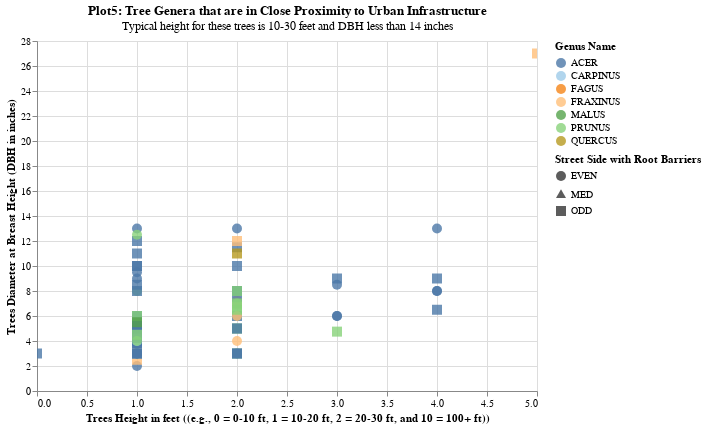

This figure's notebook cell:
### Markdown cell above
**Analysis iii:** To analyze trees in close proximity of urban infrastructures it could be achieve by filtering trees genera having `root_barries` installed in them. So for this we will be only interested in columns of `root_barrier == Y`. This would help us to gather all tree genera with root barriers instlled.

### Code cell
genusdf_new = genusdf[genusdf['root_barrier'] == 'Y']

root_title = alt.TitleParams(
    'Plot5: Tree Genera that are in Close Proximity to Urban Infrastructure',
    subtitle='Typical height for these trees is 10-30 feet and DBH less than 14 inches')

select_genus1 = alt.selection_single(fields=['genus_name'], bind='legend')

plote = alt.Chart(genusdf_new).mark_point(size=100, filled=True).encode(
    x=alt.X('height_range_id:Q', title='Trees Height in feet ((e.g., 0 = 0-10 ft, 1 = 10-20 ft, 2 = 20-30 ft, and 10 = 100+ ft))'),
    y=alt.Y('diameter:Q', title='Trees Diameter at Breast Height (DBH in inches)'),
    color=alt.Color('genus_name:N', title='Genus Name', scale=alt.Scale(scheme='tableau20')),
    shape=alt.Shape('street_side_name:N', title='Street Side with Root Barriers', scale=alt.Scale(domain=['EVEN','MED', 'ODD'], range=['circle', 'triangle', 'square'])),
    opacity=alt.condition(select_genus1, alt.value(0.8), alt.value(0.00)),
    tooltip=[
        alt.Tooltip('neighbourhood_name:N', title='Neighbourhood'),
        alt.Tooltip('on_street:N', title='Street Name'),
        alt.Tooltip('genus_name:N', title='Genus Name'),
        alt.Tooltip('height_range_id:O', title='Height Range ID'),
        alt.Tooltip('diameter:Q', title='Diameter (inches)'),
        alt.Tooltip('street_side_name:N', title='Street Side Name')]
).properties(
    width=500,
    height=350,
    title=root_title
).add_selection(select_genus1).interactive()

plote

### Figure 1 — Vega-Lite specification as saved in the notebook (floating-point values rounded to 4 significant figures; data arrays with more than 128 entries replaced by an {"elided": "..."} marker saying what was removed)
{"config": {"view": {"continuousWidth": 400, "continuousHeight": 300}}, "data": {"name": "data-c6a891f93e290d89888971d94cd7d82c"}, "mark": {"type": "point", "filled": true, "size": 100}, "encoding": {"color": {"type": "nominal", "field": "genus_name", "scale": {"scheme": "tableau20"}, "title": "Genus Name"}, "opacity": {"condition": {"value": 0.8, "selection": "selector079"}, "value": 0.0}, "shape": {"type": "nominal", "field": "street_side_name", "scale": {"domain": ["EVEN", "MED", "ODD"], "range": ["circle", "triangle", "square"]}, "title": "Street Side with Root Barriers"}, "tooltip": [{"type": "nominal", "field": "neighbourhood_name", "title": "Neighbourhood"}, {"type": "nominal", "field": "on_street", "title": "Street Name"}, {"type": "nominal", "field": "genus_name", "title": "Genus Name"}, {"type": "ordinal", "field": "height_range_id", "title": "Height Range ID"}, {"type": "quantitative", "field": "diameter", "title": "Diameter (inches)"}, {"type": "nominal", "field": "street_side_name", "title": "Street Side Name"}], "x": {"type": "quantitative", "field": "height_range_id", "title": "Trees Height in feet ((e.g., 0 = 0-10 ft, 1 = 10-20 ft, 2 = 20-30 ft, and 10 = 100+ ft))"}, "y": {"type": "quantitative", "field": "diameter", "title": "Trees Diameter at Breast Height (DBH in inches)"}}, "height": 350, "selection": {"selector079": {"type": "single", "fields": ["genus_name"], "bind": "legend"}, "selector080": {"type": "interval", "bind": "scales", "encodings": ["x", "y"]}}, "title": {"text": "Plot5: Tree Genera that are in Close Proximity to Urban Infrastructure", "subtitle": "Typical height for these trees is 10-30 feet and DBH less than 14 inches"}, "width": 500, "$schema": "https://vega.github.io/schema/vega-lite/v4.8.1.json", "datasets": {"data-c6a891f93e290d89888971d94cd7d82c": {"elided": "148 records"}}}
